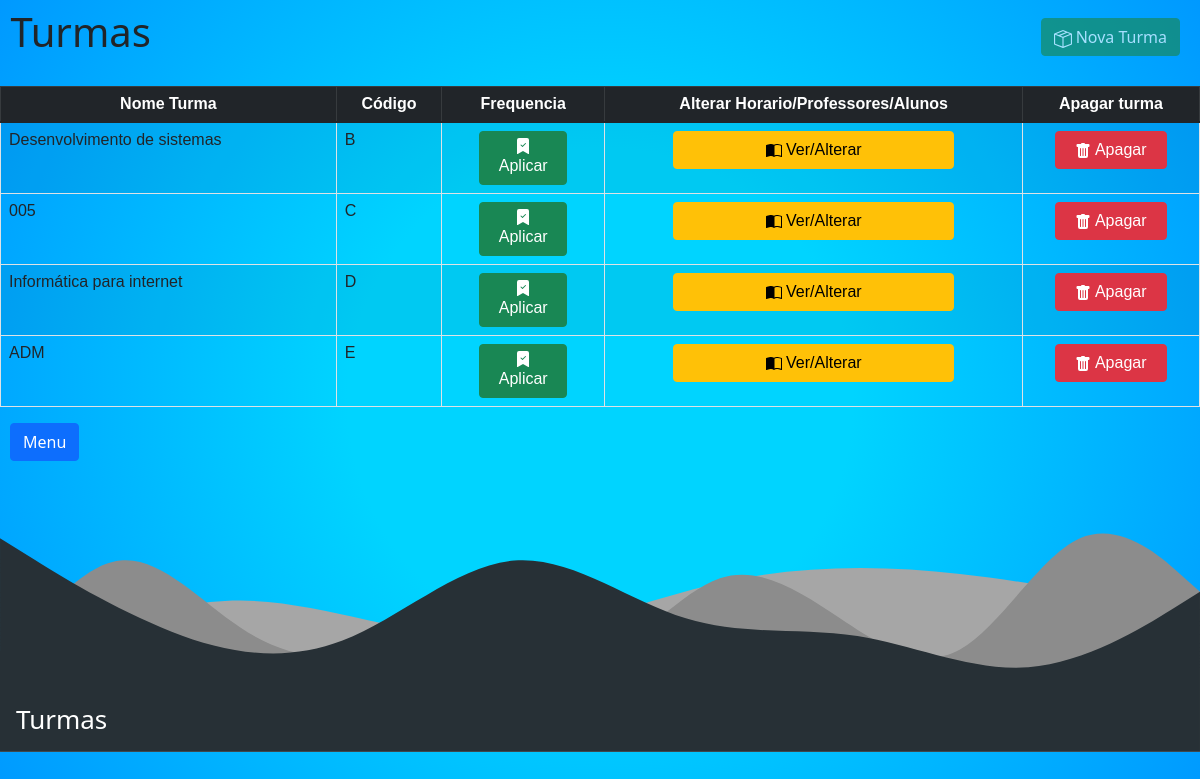
Screenshot of /view_turma.php with the database file from the repository.
### tables this page shows
CREATE TABLE `turmas` (
  `cod` int(11) NOT NULL,
  `codTurma` varchar(20) DEFAULT NULL,
  `nomeTurma` varchar(60) DEFAULT NULL,
  `tempPorAula` int(11) DEFAULT NULL,
  `intervalo` int(11) DEFAULT NULL
);

### view_turma.php (the view, shortened to what this page needs)
<docytipe html>
    <head>
        <link href="https://cdn.jsdelivr.net/npm/bootstrap@5.1.3/dist/css/bootstrap.min.css" rel="stylesheet">
        <link rel="stylesheet" href="Estilos/main3.css">
    </head>
    <body>
    <?php
    include_once("includes/config.php");
            $tipo = $_SESSION['tipo']?? null;
    ?>
    <body id="bodyvt">
        <h3>
        <?php
            if($tipo != "admin"){
                echo "<button type='button' class='btn btn-success success aplicar2' disabled><svg xmlns='http://www.w3.org/2000/svg' width='18' height='18' fill='currentColor' class='bi bi-box-seam' viewBox='0 0 16 16'>
                <path d='M8.186 1.113a.5.5 0 0 0-.372 0L1.846 3.5l2.404.961L10.404 2l-2.218-.887zm3.564 1.426L5.596 5 8 5.961 14.154 3.5l-2.404-.961zm3.25 1.7-6.5 2.6v7.922l6.5-2.6V4.24zM7.5 14.762V6.838L1 4.239v7.923l6.5 2.6zM7.443.184a1.5 1.5 0 0 1 1.114 0l7.129 2.852A.5.5 0 0 1 16 3.5v8.662a1 1 0 0 1-.629.928l-7.185 2.874a.5.5 0 0 1-.372 0L.63 13.09a1 1 0 0 1-.63-.928V3.5a.5.5 0 0 1 .314-.464L7.443.184z'/>
                </svg> Nova Turma</button>";
            }
        ?>
        </h3>
        <h1>&nbsp;Turmas</h1>
            <?php
                $q = "SELECT MIN(cod) AS menorCod, MAX(cod) AS maiorCod FROM turmas;";
                if($banco->query($q)){
                    $busca = $banco->query($q);
                    $reg = $busca->fetch_object();
                    $minCod = $reg->menorCod?? null;
                    $maxCod = $reg->maiorCod;
                    if($maxCod != '0'){
                        ?>
                        <table class="table table-striped table-bordered">
                            <thead class="table table-dark">
                            <tr>
                                <th>Nome Turma</th>
                                <th>Código</th>
                                <th>Frequencia</th>
                                <th>Alterar Horario/Professores/Alunos</th>
                                <th>Apagar turma</th>
                            </tr>
                         </thead>
                        <?php
                        while($minCod <= $maxCod){
                            if($minCod != "0"){
                                $q = "SELECT nomeTurma, codTurma FROM turmas WHERE cod = $minCod";
                                if($banco->query($q)){
                                    $busca = $banco->query($q);
                                    $reg = $busca->fetch_object();
                                    $nomeTurma = $reg->nomeTurma?? null;
                                    $codTurma = $reg->codTurma?? null;
                                    if($codTurma == null){
                                        $minCod++;
                                    }else{
                                        echo "<td>$nomeTurma</td><td>$codTurma</td>";
                                        echo "<td><center><a href='frequencia.php?codTurma=$codTurma&nomeTurma=$nomeTurma&cod=$minCod'>
                                        <button type='button' class='btn btn-success aplicar'><svg xmlns='http://www.w3.org/2000/svg' width='16' height='16' fill='currentColor' class='bi bi-bookmark-check-fill' viewBox='0 0 16 16'>
                                        <path fill-rule='evenodd' d='M2 15.5V2a2 2 0 0 1 2-2h8a2 2 0 0 1 2 2v13.5a.5.5 0 0 1-.74.439L8 13.069l-5.26 2.87A.5.5 0 0 1 2 15.5zm8.854-9.646a.5.5 0 0 0-.708-.708L7.5 7.793 6.354 6.646a.5.5 0 1 0-.708.708l1.5 1.5a.5.5 0 0 0 .708 0l3-3z'/>
                                      </svg> Aplicar</button>
                                        </a></center></td>";
                                        echo "<td><center><a href='edit_turma.php?nomeTurma=$nomeTurma&cod=$codTurma'>
                                        <button type='button' class='btn btn-warning alterar'><svg xmlns='http://www.w3.org/2000/svg' width='16' height='16' fill='currentColor' class='bi bi-book-half' viewBox='0 0 16 16'>
                                        <path d='M8.5 2.687c.654-.689 1.782-.886 3.112-.752 1.234.124 2.503.523 3.388.893v9.923c-.918-.35-2.107-.692-3.287-.81-1.094-.111-2.278-.039-3.213.492V2.687zM8 1.783C7.015.936 5.587.81 4.287.94c-1.514.153-3.042.672-3.994 1.105A.5.5 0 0 0 0 2.5v11a.5.5 0 0 0 .707.455c.882-.4 2.303-.881 3.68-1.02 1.409-.142 2.59.087 3.223.877a.5.5 0 0 0 .78 0c.633-.79 1.814-1.019 3.222-.877 1.378.139 2.8.62 3.681 1.02A.5.5 0 0 0 16 13.5v-11a.5.5 0 0 0-.293-.455c-.952-.433-2.48-.952-3.994-1.105C10.413.809 8.985.936 8 1.783z'/>
                                        </svg> Ver/Alterar</button></a></center></td>
                                        <td><center><a href='view_turma.php?delete=true&codTurma=$codTurma'><button type='button' class='btn btn-danger apagar'><svg xmlns='http://www.w3.org/2000/svg' width='16' height='16' fill='currentColor' class='bi bi-trash-fill' viewBox='0 0 16 16'>
                                        <path d='M2.5 1a1 1 0 0 0-1 1v1a1 1 0 0 0 1 1H3v9a2 2 0 0 0 2 2h6a2 2 0 0 0 2-2V4h.5a1 1 0 0 0 1-1V2a1 1 0 0 0-1-1H10a1 1 0 0 0-1-1H7a1 1 0 0 0-1 1H2.5zm3 4a.5.5 0 0 1 .5.5v7a.5.5 0 0 1-1 0v-7a.5.5 0 0 1 .5-.5zM8 5a.5.5 0 0 1 .5.5v7a.5.5 0 0 1-1 0v-7A.5.5 0 0 1 8 5zm3 .5v7a.5.5 0 0 1-1 0v-7a.5.5 0 0 1 1 0z'/>
                                        </svg> Apagar</button></a></center></td></tr>";
                                        $minCod++;
                                    }
                                }else{
                                    echo "Algo deu errado na busca, tente novamente mais tarde!";
                                }
                            }else{
                                $minCod++;
                            }
                        }
                    }else{
                        ?>
                            <script>window.location.href = 'new_turma.php'; </script>
                        <?php
                    }
                }else{
                    echo "Erro na busca de turmas por favor tente novamente mais tarde!";
                }
            ?>
        </table>
        <a href='index.php'><button type='button' class='btn btn-primary menu'>Menu</button></a>
        <div class='ondas'>
               <h1 class='sgc'>Turmas</h1>
          </div>
    </body>
</html>

### Estilo/main3.css (style rules this page uses)
#bodyvt { background: radial-gradient(circle, rgba(0,212,255,1) 0%, rgba(0,212,255,1) 35%, rgba(0,153,255,1) 100%);; }

### view_turma.php (style rules this page uses)
.ondas { margin-top: 2%; position: relative; }
body { overflow: hidden; }
.sgc { color: white; position: absolute; bottom: 8px; left: 16px; font-size: 26px; }
table { font-family: arial, sans-serif; width: 30%; }
th { text-align: center; }
.apagar { width: 70%; }
.alterar { width: 70%; }
.aplicar { width: 60%; }
.aplicar2 { float: right; margin-bottom: 30px; margin-right: 20px; margin-top: 10px; }
.menu { margin-left: 10px; }

### rows the page displays
turmas: nomeTurma "Desenvolvimento de sistemas", codTurma "B"
turmas: nomeTurma "005", codTurma "C"
turmas: nomeTurma "Informática para internet", codTurma "D"
turmas: nomeTurma "ADM", codTurma "E"
